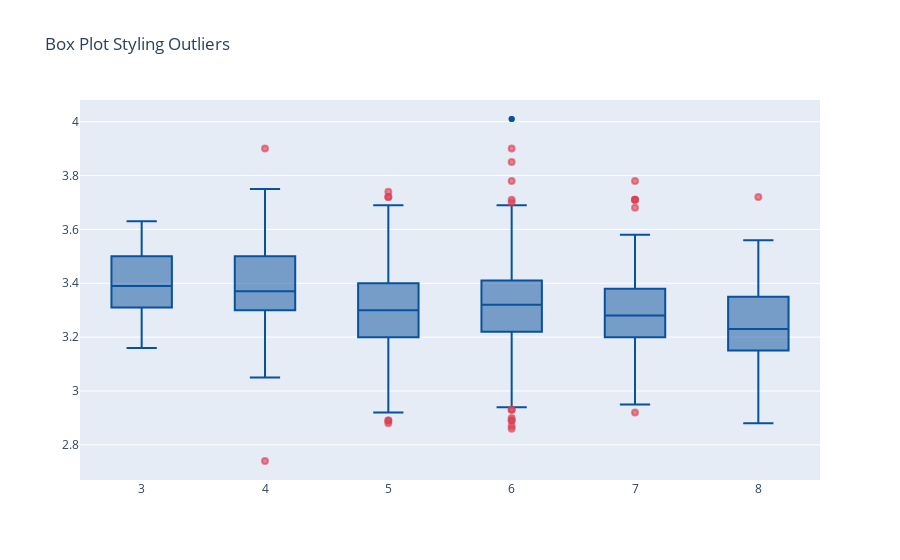

Source (notebook cell):
### Code cell
fig = go.Figure()


fig.add_trace(go.Box(x=df_wine_red.quality,y=df_wine_red.pH,
    name="Suspected Outliers",
    boxpoints='suspectedoutliers', # only suspected outliers
    marker=dict(
        color='rgb(8,81,156)',
        outliercolor='rgba(219, 64, 82, 0.6)',
        line=dict(
            outliercolor='rgba(219, 64, 82, 0.6)',
            outlierwidth=2)),
    line_color='rgb(8,81,156)'
))

fig.update_layout(title_text="Box Plot Styling Outliers")
fig.show()

### Figure 1 — Plotly figure (JSON) as saved in the notebook; plotly's stock layout.template omitted (floating-point values rounded to 4 significant figures; data arrays with more than 128 entries replaced by an {"elided": "..."} marker saying what was removed)
{"data": [{"boxpoints": "suspectedoutliers", "line": {"color": "rgb(8,81,156)"}, "marker": {"color": "rgb(8,81,156)", "line": {"outliercolor": "rgba(219, 64, 82, 0.6)", "outlierwidth": 2}, "outliercolor": "rgba(219, 64, 82, 0.6)"}, "name": "Suspected Outliers", "type": "box", "x": {"elided": "1599 int values"}, "y": {"elided": "1599 float values"}}], "layout": {"title": {"text": "Box Plot Styling Outliers"}}}
